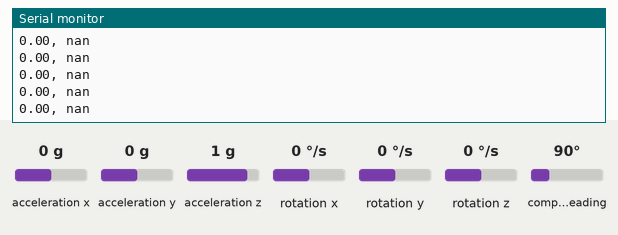
A sketch run on a simulated ESP32. Parts: the last lines printed to the serial monitor. The test bench sets the inputs (shaded band); at power-on: acceleration x 0 g, acceleration z 1 g, acceleration y 0 g, rotation x 0 °/s, rotation y 0 °/s, rotation z 0 °/s, compass heading 90°.

Above: at 4.6 s.
4.7 s: acceleration x set to -1.4 g
At 5.2 s:
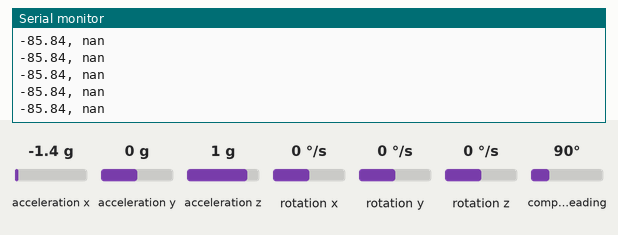
6.2 s: acceleration z set to -1.4 g
At 6.7 s:
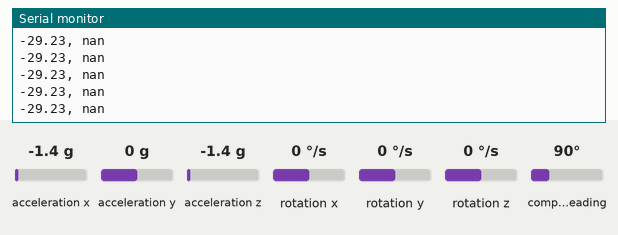
7.7 s: acceleration x set to -0.8 g
At 8.2 s:
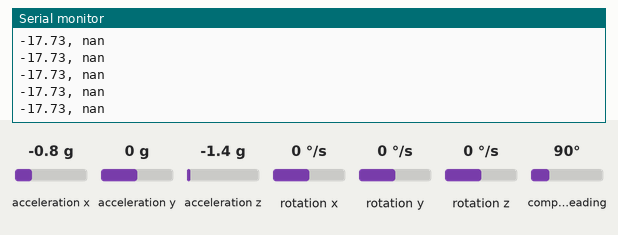
Timing chart, 0 to 10.7 s (numbered marks = the images above; inputs shaded):
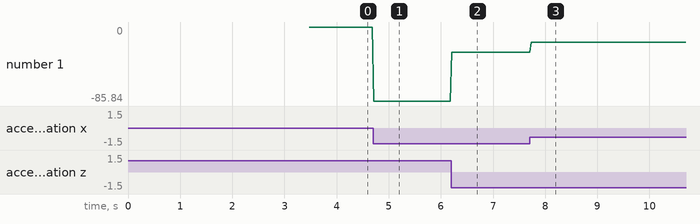

The sketch:

kalman_filter.ino
```cpp
#include <Adafruit_Sensor.h>
#include <Adafruit_BNO055.h>
#include <Ticker.h>
#include <utility/imumaths.h>

Adafruit_BNO055 bno = Adafruit_BNO055(55, 0x28);

float accX = 0, accY = 0, accZ = 0;
float gyroX = 0, gyroY = 0, gyroZ = 0;
float temp = 0;
bool IMU6886Flag = false;

//加速度センサ オフセット
float accXoffset = 0, accYoffset = 0, accZoffset = 0;

//ジャイロセンサ オフセット
float gyroXoffset = 0, gyroYoffset = 0, gyroZoffset = 0;

Ticker tickerUpdate;

//センサ バラつき取得用変数
int sample_num = 100;
int meas_interval = 10;
float theta_deg = 0.0;
float theta_dot = 0.0;

float theta_mean;
float theta_variance;
float theta_dot_mean;
float theta_dot_variance;

//=========================================================
//カルマン・フィルタ用変数
//=========================================================

//カルマン・フィルタ処理
float theta_update_freq = 400;                                 //Hz
float theta_update_interval = 1.0 / double(theta_update_freq); //2.5msec
//状態ベクトルx
//[[theta(degree)], [offset of theta_dot(degree/sec)]]
//状態ベクトルの予測値
float theta_data_predict[2][1];
float theta_data[2][1];
//共分散行列
float P_theta_predict[2][2];
float P_theta[2][2];
//状態方程式の"A"
float A_theta[2][2] = {{1, -theta_update_interval}, {0, 1}};
//状態方程式の"B"
float B_theta[2][1] = {{theta_update_interval}, {0}};
//出力方程式の"C"
float C_theta[1][2] = {{1, 0}};

//=========================================================
// 行列演算関数
//=========================================================

//行列の和
void mat_add(float *m1, float *m2, float *sol, int row, int column)
{
    for (int i = 0; i < row; i++)
    {
        for (int j = 0; j < column; j++)
        {
            sol[i * column + j] = m1[i * column + j] + m2[i * column + j];
        }
    }
    return;
}

//行`列の差
void mat_sub(float *m1, float *m2, float *sol, int row, int column)
{
    for (int i = 0; i < row; i++)
    {
        for (int j = 0; j < column; j++)
        {
            sol[i * column + j] = m1[i * column + j] - m2[i * column + j];
        }
    }
    return;
}

//行列の積
void mat_mul(float *m1, float *m2, float *sol, int row1, int column1, int row2, int column2)
{
    for (int i = 0; i < row1; i++)
    {
        for (int j = 0; j < column2; j++)
        {
            sol[i * column2 + j] = 0;
            for (int k = 0; k < column1; k++)
            {
                sol[i * column2 + j] += m1[i * column1 + k] * m2[k * column2 + j];
            }
        }
    }
    return;
}

//転置行列算出
void mat_tran(float *m1, float *sol, int row_original, int column_original)
{
    for (int i = 0; i < row_original; i++)
    {
        for (int j = 0; j < column_original; j++)
        {
            sol[j * row_original + i] = m1[i * column_original + j];
        }
    }
    return;
}

//行列の定数倍算出
void mat_mul_const(float *m1, float c, float *sol, int row, int column)
{
    for (int i = 0; i < row; i++)
    {
        for (int j = 0; j < column; j++)
        {
            sol[i * column + j] = c * m1[i * column + j];
        }
    }
    return;
}

//逆行列算出
void mat_inv(float *m, float *sol, int column, int row)
{
    //allocate memory for a temporary matrix
    float *temp = (float *)malloc(column * 2 * row * sizeof(float));

    //make the augmented matrix
    for (int i = 0; i < column; i++)
    {
        //copy original matrix
        for (int j = 0; j < row; j++)
        {
            temp[i * (2 * row) + j] = m[i * row + j];
        }

        //make identity matrix
        for (int j = row; j < row * 2; j++)
        {
            if (j - row == i)
            {
                temp[i * (2 * row) + j] = 1;
            }
            else
            {
                temp[i * (2 * row) + j] = 0;
            }
        }
    }

    //Sweep (down)
    for (int i = 0; i < column; i++)
    {
        //pivot selection
        float pivot = temp[i * (2 * row) + i];
        int pivot_index = i;
        float pivot_temp;
        for (int j = i; j < column; j++)
        {
            if (temp[j * (2 * row) + i] > pivot)
            {
                pivot = temp[j * (2 * row) + i];
                pivot_index = j;
            }
        }
        if (pivot_index != i)
        {
            for (int j = 0; j < 2 * row; j++)
            {
                pivot_temp = temp[pivot_index * (2 * row) + j];
                temp[pivot_index * (2 * row) + j] = temp[i * (2 * row) + j];
                temp[i * (2 * row) + j] = pivot_temp;
            }
        }

        //division
        for (int j = 0; j < 2 * row; j++)
        {
            temp[i * (2 * row) + j] /= pivot;
        }

        //sweep
        for (int j = i + 1; j < column; j++)
        {
            float temp2 = temp[j * (2 * row) + i];

            //sweep each row
            for (int k = 0; k < row * 2; k++)
            {
                temp[j * (2 * row) + k] -= temp2 * temp[i * (2 * row) + k];
            }
        }
    }

    //Sweep (up)
    for (int i = 0; i < column - 1; i++)
    {
        for (int j = i + 1; j < column; j++)
        {
            float pivot = temp[(column - 1 - j) * (2 * row) + (row - 1 - i)];
            for (int k = 0; k < 2 * row; k++)
            {
                temp[(column - 1 - j) * (2 * row) + k] -= pivot * temp[(column - 1 - i) * (2 * row) + k];
            }
        }
    }

    //copy result
    for (int i = 0; i < column; i++)
    {
        for (int j = 0; j < row; j++)
        {
            sol[i * row + j] = temp[i * (2 * row) + (j + row)];
        }
    }
    free(temp);
    return;
}

//センサオフセット算出
void offset_cal()
{
    delay(1000);
    accXoffset = 0;
    accYoffset = 0;
    accZoffset = 0;
    gyroXoffset = 0;
    gyroYoffset = 0;
    gyroZoffset = 0;

    for (int i = 0; i < 10; i++)
    {
        sensors_event_t accelermeterData, angVelocityData;
        bno.getEvent(&accelermeterData, Adafruit_BNO055::VECTOR_ACCELEROMETER);
        bno.getEvent(&angVelocityData, Adafruit_BNO055::VECTOR_GYROSCOPE);
        accX = accelermeterData.acceleration.x;
        accY = accelermeterData.acceleration.y;
        accZ = accelermeterData.acceleration.z;

        gyroX = angVelocityData.gyro.x;
        gyroY = angVelocityData.gyro.y;
        gyroZ = angVelocityData.gyro.z;
        delay(meas_interval);

        accXoffset += accX;
        accYoffset += accY;
        accZoffset += accZ;
        gyroXoffset += gyroX;
        gyroYoffset += gyroY;
        gyroZoffset += gyroZ;
    }

    accXoffset /= 10;
    accYoffset /= 10;
    accZoffset = accZoffset / 10 + 1.0;
    gyroXoffset /= 10;
    gyroYoffset /= 10;
    gyroZoffset /= 10;
}

//加速度センサから傾きデータ取得 [deg]
float get_acc_data()
{
    sensors_event_t accelermeterData;
    bno.getEvent(&accelermeterData, Adafruit_BNO055::VECTOR_ACCELEROMETER);
    accX = accelermeterData.acceleration.x;
    accY = accelermeterData.acceleration.y;
    accZ = accelermeterData.acceleration.z;
    //得られたセンサ値はオフセット引いて使用
    //傾斜角導出 単位はdeg
    theta_deg = atan(-(accX - accXoffset) / (accZ - accZoffset)) * 57.29578f;
    return theta_deg;
}

//加速度センサによる傾きのばらつき測定
void acc_init()
{
    float theta_array[sample_num];
    for (int i = 0; i < sample_num; i++)
    {
        theta_array[i] = get_acc_data();
        delay(meas_interval);
    }

    //平均値
    theta_mean = 0;
    for (int i = 0; i < sample_num; i++)
    {
        theta_mean += theta_array[i];
    }
    theta_mean /= sample_num;

    //分散
    float temp;
    theta_variance = 0;
    for (int i = 0; i < sample_num; i++)
    {
        temp = theta_array[i] - theta_mean;
        theta_variance += temp * temp;
    }
    theta_variance /= sample_num;
}

//Y軸 角速度取得
float get_gyro_data()
{
    sensors_event_t angVelocityData;
    bno.getEvent(&angVelocityData, Adafruit_BNO055::VECTOR_GYROSCOPE);

    gyroX = angVelocityData.gyro.x;
    gyroY = angVelocityData.gyro.y;
    gyroZ = angVelocityData.gyro.z;

    //得られたセンサ値はオフセット引いて使用
    theta_dot = gyroY - gyroYoffset;
    return theta_dot;
}

//ジャイロセンサばらつき測定
void gyro_init()
{
    float theta_dot_array[sample_num];
    for (int i = 0; i < sample_num; i++)
    {
        theta_dot_array[i] = get_gyro_data();
        delay(meas_interval);
    }

    //平均値
    theta_dot_mean = 0;
    for (int i = 0; i < sample_num; i++)
    {
        theta_dot_mean += theta_dot_array[i];
    }
    theta_dot_mean /= sample_num;

    //分散
    float temp;
    theta_dot_variance = 0;
    for (int i = 0; i < sample_num; i++)
    {
        temp = theta_dot_array[i] - theta_dot_mean;
        theta_dot_variance += temp * temp;
    }
    theta_dot_variance /= sample_num;
}

//=========================================================
//カルマン・フィルタアルゴリズム処理
//=========================================================
void update_theta()
{
    //加速度センサによる角度測定
    float y = get_acc_data(); //degree

    //入力データ：角速度
    float theta_dot_gyro = get_gyro_data(); //degree/sec

    //カルマン・ゲイン算出: G = P'C^T(W+CP'C^T)^-1
    float P_CT[2][1] = {};
    float tran_C_theta[2][1] = {};
    mat_tran(C_theta[0], tran_C_theta[0], 1, 2);                       //C^T
    mat_mul(P_theta_predict[0], tran_C_theta[0], P_CT[0], 2, 2, 2, 1); //P'C^T
    float G_temp1[1][1] = {};
    mat_mul(C_theta[0], P_CT[0], G_temp1[0], 1, 2, 2, 1);    //CP'C^T
    float G_temp2 = 1.0f / (G_temp1[0][0] + theta_variance); //(W+CP'C^T)^-1
    float G1[2][1] = {};
    mat_mul_const(P_CT[0], G_temp2, G1[0], 2, 1); //P'C^T(W+CP'C^T)^-1

    //傾斜角推定値算出: theta = theta'+G(y-Ctheta')
    float C_theta_theta[1][1] = {};
    mat_mul(C_theta[0], theta_data_predict[0], C_theta_theta[0], 1, 2, 2, 1); //Ctheta'
    float delta_y = y - C_theta_theta[0][0];                                  //y-Ctheta'
    float delta_theta[2][1] = {};
    mat_mul_const(G1[0], delta_y, delta_theta[0], 2, 1);
    mat_add(theta_data_predict[0], delta_theta[0], theta_data[0], 2, 1);

    //共分散行列算出: P=(I-GC)P'
    float GC[2][2] = {};
    float I2[2][2] = {{1, 0}, {0, 1}};
    mat_mul(G1[0], C_theta[0], GC[0], 2, 1, 1, 2); //GC
    float I2_GC[2][2] = {};
    mat_sub(I2[0], GC[0], I2_GC[0], 2, 2);                         //I-GC
    mat_mul(I2_GC[0], P_theta_predict[0], P_theta[0], 2, 2, 2, 2); //(I-GC)P'

    //次時刻の傾斜角の予測値算出: theta'=Atheta+Bu
    float A_theta_theta[2][1] = {};
    float B_theta_dot[2][1] = {};
    mat_mul(A_theta[0], theta_data[0], A_theta_theta[0], 2, 2, 2, 1);       //Atheta
    mat_mul_const(B_theta[0], theta_dot_gyro, B_theta_dot[0], 2, 1);        //Bu
    mat_add(A_theta_theta[0], B_theta_dot[0], theta_data_predict[0], 2, 1); //Atheta+Bu

    //次時刻の共分散行列算出: P'=APA^T + BUB^T
    float AP[2][2] = {};
    float APAT[2][2] = {};
    float tran_A_theta[2][2] = {};
    mat_tran(A_theta[0], tran_A_theta[0], 2, 2);          //A^T
    mat_mul(A_theta[0], P_theta[0], AP[0], 2, 2, 2, 2);   //AP
    mat_mul(AP[0], tran_A_theta[0], APAT[0], 2, 2, 2, 2); //APA^T
    float BBT[2][2];
    float tran_B_theta[1][2] = {};
    mat_tran(B_theta[0], tran_B_theta[0], 2, 1);              //B^T
    mat_mul(B_theta[0], tran_B_theta[0], BBT[0], 2, 1, 1, 2); //BB^T
    float BUBT[2][2] = {};
    mat_mul_const(BBT[0], theta_dot_variance, BUBT[0], 2, 2); //BUB^T
    mat_add(APAT[0], BUBT[0], P_theta_predict[0], 2, 2);      //APA^T+BUB^T
}

//カルマンフィルタの初期設定 初期姿勢は0°(直立)を想定
void ini_theta()
{
    //初期設定開始 LED ON
    // M5.dis.fillpix(0x00f000);

    //センサオフセット算出
    offset_cal();

    //センサばらつき取得 100回測って分散導出
    acc_init();
    gyro_init();

    //カルマンフィルタの初期設定 初期姿勢は0°(直立)を想定
    theta_data_predict[0][0] = 0;
    theta_data_predict[1][0] = theta_dot_mean;

    P_theta_predict[0][0] = 1;
    P_theta_predict[0][1] = 0;
    P_theta_predict[1][0] = 0;
    P_theta_predict[1][1] = theta_dot_variance;

    //初期設定終了 LED OFF
    // M5.dis.clear();
}

void setup()
{
    Serial.begin(115200);

    /* Initialise the sensor */
    if (!bno.begin())
    {
        /* There was a problem detecting the BNO055 ... check your connections */
        Serial.print("Ooops, no BNO055 detected ... Check your wiring or I2C ADDR!");
        while (1);
    }

    //カルマンフィルタの初期設定
    ini_theta();

    //Timer カルマン・フィルタで角度導出
    // tickerUpdate.attach(theta_update_interval, update_theta);
}

void loop()
{
    //初期化
    // if (M5.Btn.wasPressed())
    // {
    //     ini_theta();
    // }
    update_theta();
    //加速度センサによる傾斜角
    Serial.print(theta_deg);
    Serial.print(", ");
    //カルマン・フィルタによる角度の推定値
    Serial.println(theta_data[0][0]);

    //LED表示
    // int line = map(theta_data[0][0], -30, 30, 4, 0);
    // if (line >= 0 && line < 5)
    // {
    //     M5.dis.clear();
    //     for (int i = 0; i < 5; i++)
    //     {
    //         M5.dis.drawpix(i * 5 + line, 0xf00000);
    //     }
    // }

    delay(25);
}
```

Measured:
- after the input at 4.7 s, the serial monitor: prints a new line at once (image 1)
- after the input at 6.2 s, the serial monitor: prints a new line at once (image 2)
- after the input at 7.7 s, the serial monitor: prints a new line at once (image 3)
- plotted number 1: 0 → -85.84 after the input at 4.7 s, -85.84 → -29.23 after the input at 6.2 s, -29.23 → -17.73 after the input at 7.7 s
